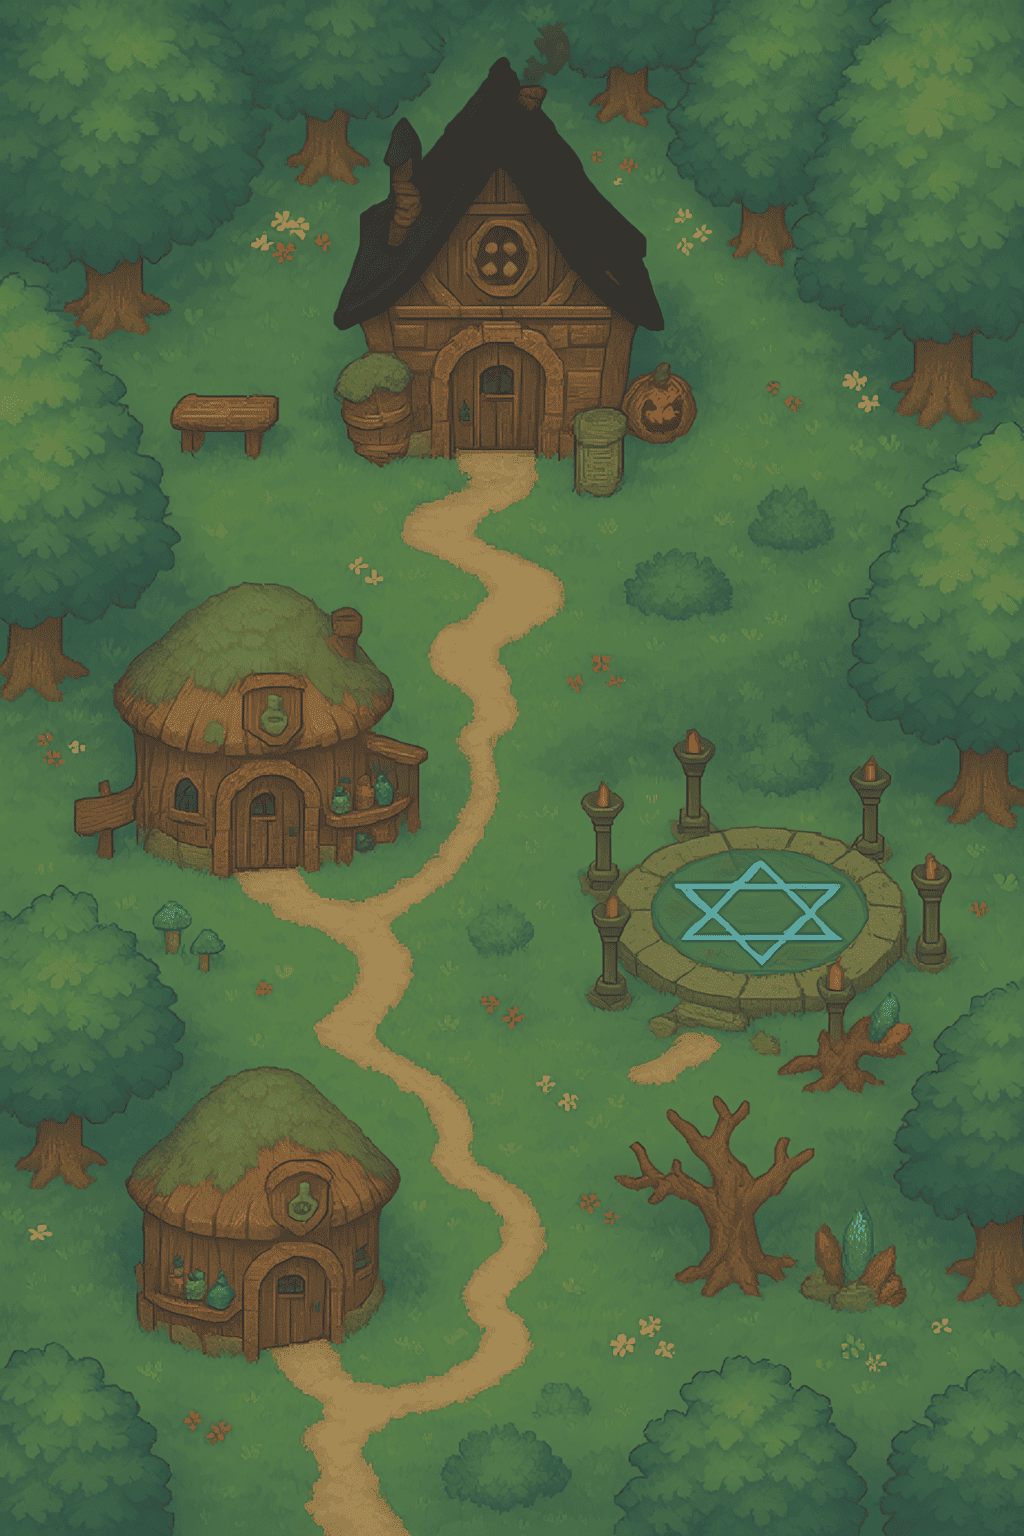

A level layout from a 2D game, rendered from its tile map. Below: a short description, then the map file with its tile-grid data intact:
An orthogonal 32x48 tile map with 32x32 px tiles, 1 tile layer (圖塊層 1).

<map version="1.10" tiledversion="1.11.2" orientation="orthogonal" renderorder="right-down" width="32" height="48" tilewidth="32" tileheight="32" infinite="0" nextlayerid="2" nextobjectid="1">
 <tileset firstgid="1" source="map.tsx" />
 <layer id="1" name="圖塊層 1" width="32" height="48">
  <data encoding="csv">
1,2,3,4,5,6,7,8,9,10,11,12,13,14,15,16,17,18,19,20,21,22,23,24,25,26,27,28,29,30,31,32,
33,34,35,36,37,38,39,40,41,42,43,44,45,46,47,48,49,50,51,52,53,54,55,56,57,58,59,60,61,62,63,64,
65,66,67,68,69,70,71,72,73,74,75,76,77,78,79,80,81,82,83,84,85,86,87,88,89,90,91,92,93,94,95,96,
97,98,99,100,101,102,103,104,105,106,107,108,109,110,111,112,113,114,115,116,117,118,119,120,121,122,123,124,125,126,127,128,
129,130,131,132,133,134,135,136,137,138,139,140,141,142,143,144,145,146,147,148,149,150,151,152,153,154,155,156,157,158,159,160,
161,162,163,164,165,166,167,168,169,170,171,172,173,174,175,176,177,178,179,180,181,182,183,184,185,186,187,188,189,190,191,192,
193,194,195,196,197,198,199,200,201,202,203,204,205,206,207,208,209,210,211,212,213,214,215,216,217,218,219,220,221,222,223,224,
225,226,227,228,229,230,231,232,233,234,235,236,237,238,239,240,241,242,243,244,245,246,247,248,249,250,251,252,253,254,255,256,
257,258,259,260,261,262,263,264,265,266,267,268,269,270,271,272,273,274,275,276,277,278,279,280,281,282,283,284,285,286,287,288,
289,290,291,292,293,294,295,296,297,298,299,300,301,302,303,304,305,306,307,308,309,310,311,312,313,314,315,316,317,318,319,320,
321,322,323,324,325,326,327,328,329,330,331,332,333,334,335,336,337,338,339,340,341,342,343,344,345,346,347,348,349,350,351,352,
353,354,355,356,357,358,359,360,361,362,363,364,365,366,367,368,369,370,371,372,373,374,375,376,377,378,379,380,381,382,383,384,
385,386,387,388,389,390,391,392,393,394,395,396,397,398,399,400,401,402,403,404,405,406,407,408,409,410,411,412,413,414,415,416,
417,418,419,420,421,422,423,424,425,426,427,428,429,430,431,432,433,434,435,436,437,438,439,440,441,442,443,444,445,446,447,448,
449,450,451,452,453,454,455,456,457,458,459,460,461,462,463,464,465,466,467,468,469,470,471,472,473,474,475,476,477,478,479,480,
481,482,483,484,485,486,487,488,489,490,491,492,493,494,495,496,497,498,499,500,501,502,503,504,505,506,507,508,509,510,511,512,
513,514,515,516,517,518,519,520,521,522,523,524,525,526,527,528,529,530,531,532,533,534,535,536,537,538,539,540,541,542,543,544,
545,546,547,548,549,550,551,552,553,554,555,556,557,558,559,560,561,562,563,564,565,566,567,568,569,570,571,572,573,574,575,576,
577,578,579,580,581,582,583,584,585,586,587,588,589,590,591,592,593,594,595,596,597,598,599,600,601,602,603,604,605,606,607,608,
609,610,611,612,613,614,615,616,617,618,619,620,621,622,623,624,625,626,627,628,629,630,631,632,633,634,635,636,637,638,639,640,
641,642,643,644,645,646,647,648,649,650,651,652,653,654,655,656,657,658,659,660,661,662,663,664,665,666,667,668,669,670,671,672,
673,674,675,676,677,678,679,680,681,682,683,684,685,686,687,688,689,690,691,692,693,694,695,696,697,698,699,700,701,702,703,704,
705,706,707,708,709,710,711,712,713,714,715,716,717,718,719,720,721,722,723,724,725,726,727,728,729,730,731,732,733,734,735,736,
737,738,739,740,741,742,743,744,745,746,747,748,749,750,751,752,753,754,755,756,757,758,759,760,761,762,763,764,765,766,767,768,
769,770,771,772,773,774,775,776,777,778,779,780,781,782,783,784,785,786,787,788,789,790,791,792,793,794,795,796,797,798,799,800,
801,802,803,804,805,806,807,808,809,810,811,812,813,814,815,816,817,818,819,820,821,822,823,824,825,826,827,828,829,830,831,832,
833,834,835,836,837,838,839,840,841,842,843,844,845,846,847,848,849,850,851,852,853,854,855,856,857,858,859,860,861,862,863,864,
865,866,867,868,869,870,871,872,873,874,875,876,877,878,879,880,881,882,883,884,885,886,887,888,889,890,891,892,893,894,895,896,
897,898,899,900,901,902,903,904,905,906,907,908,909,910,911,912,913,914,915,916,917,918,919,920,921,922,923,924,925,926,927,928,
929,930,931,932,933,934,935,936,937,938,939,940,941,942,943,944,945,946,947,948,949,950,951,952,953,954,955,956,957,958,959,960,
961,962,963,964,965,966,967,968,969,970,971,972,973,974,975,976,977,978,979,980,981,982,983,984,985,986,987,988,989,990,991,992,
993,994,995,996,997,998,999,1000,1001,1002,1003,1004,1005,1006,1007,1008,1009,1010,1011,1012,1013,1014,1015,1016,1017,1018,1019,1020,1021,1022,1023,1024,
1025,1026,1027,1028,1029,1030,1031,1032,1033,1034,1035,1036,1037,1038,1039,1040,1041,1042,1043,1044,1045,1046,1047,1048,1049,1050,1051,1052,1053,1054,1055,1056,
1057,1058,1059,1060,1061,1062,1063,1064,1065,1066,1067,1068,1069,1070,1071,1072,1073,1074,1075,1076,1077,1078,1079,1080,1081,1082,1083,1084,1085,1086,1087,1088,
1089,1090,1091,1092,1093,1094,1095,1096,1097,1098,1099,1100,1101,1102,1103,1104,1105,1106,1107,1108,1109,1110,1111,1112,1113,1114,1115,1116,1117,1118,1119,1120,
1121,1122,1123,1124,1125,1126,1127,1128,1129,1130,1131,1132,1133,1134,1135,1136,1137,1138,1139,1140,1141,1142,1143,1144,1145,1146,1147,1148,1149,1150,1151,1152,
1153,1154,1155,1156,1157,1158,1159,1160,1161,1162,1163,1164,1165,1166,1167,1168,1169,1170,1171,1172,1173,1174,1175,1176,1177,1178,1179,1180,1181,1182,1183,1184,
1185,1186,1187,1188,1189,1190,1191,1192,1193,1194,1195,1196,1197,1198,1199,1200,1201,1202,1203,1204,1205,1206,1207,1208,1209,1210,1211,1212,1213,1214,1215,1216,
1217,1218,1219,1220,1221,1222,1223,1224,1225,1226,1227,1228,1229,1230,1231,1232,1233,1234,1235,1236,1237,1238,1239,1240,1241,1242,1243,1244,1245,1246,1247,1248,
1249,1250,1251,1252,1253,1254,1255,1256,1257,1258,1259,1260,1261,1262,1263,1264,1265,1266,1267,1268,1269,1270,1271,1272,1273,1274,1275,1276,1277,1278,1279,1280,
1281,1282,1283,1284,1285,1286,1287,1288,1289,1290,1291,1292,1293,1294,1295,1296,1297,1298,1299,1300,1301,1302,1303,1304,1305,1306,1307,1308,1309,1310,1311,1312,
1313,1314,1315,1316,1317,1318,1319,1320,1321,1322,1323,1324,1325,1326,1327,1328,1329,1330,1331,1332,1333,1334,1335,1336,1337,1338,1339,1340,1341,1342,1343,1344,
1345,1346,1347,1348,1349,1350,1351,1352,1353,1354,1355,1356,1357,1358,1359,1360,1361,1362,1363,1364,1365,1366,1367,1368,1369,1370,1371,1372,1373,1374,1375,1376,
1377,1378,1379,1380,1381,1382,1383,1384,1385,1386,1387,1388,1389,1390,1391,1392,1393,1394,1395,1396,1397,1398,1399,1400,1401,1402,1403,1404,1405,1406,1407,1408,
1409,1410,1411,1412,1413,1414,1415,1416,1417,1418,1419,1420,1421,1422,1423,1424,1425,1426,1427,1428,1429,1430,1431,1432,1433,1434,1435,1436,1437,1438,1439,1440,
1441,1442,1443,1444,1445,1446,1447,1448,1449,1450,1451,1452,1453,1454,1455,1456,1457,1458,1459,1460,1461,1462,1463,1464,1465,1466,1467,1468,1469,1470,1471,1472,
1473,1474,1475,1476,1477,1478,1479,1480,1481,1482,1483,1484,1485,1486,1487,1488,1489,1490,1491,1492,1493,1494,1495,1496,1497,1498,1499,1500,1501,1502,1503,1504,
1505,1506,1507,1508,1509,1510,1511,1512,1513,1514,1515,1516,1517,1518,1519,1520,1521,1522,1523,1524,1525,1526,1527,1528,1529,1530,1531,1532,1533,1534,1535,1536
</data>
 </layer>
</map>